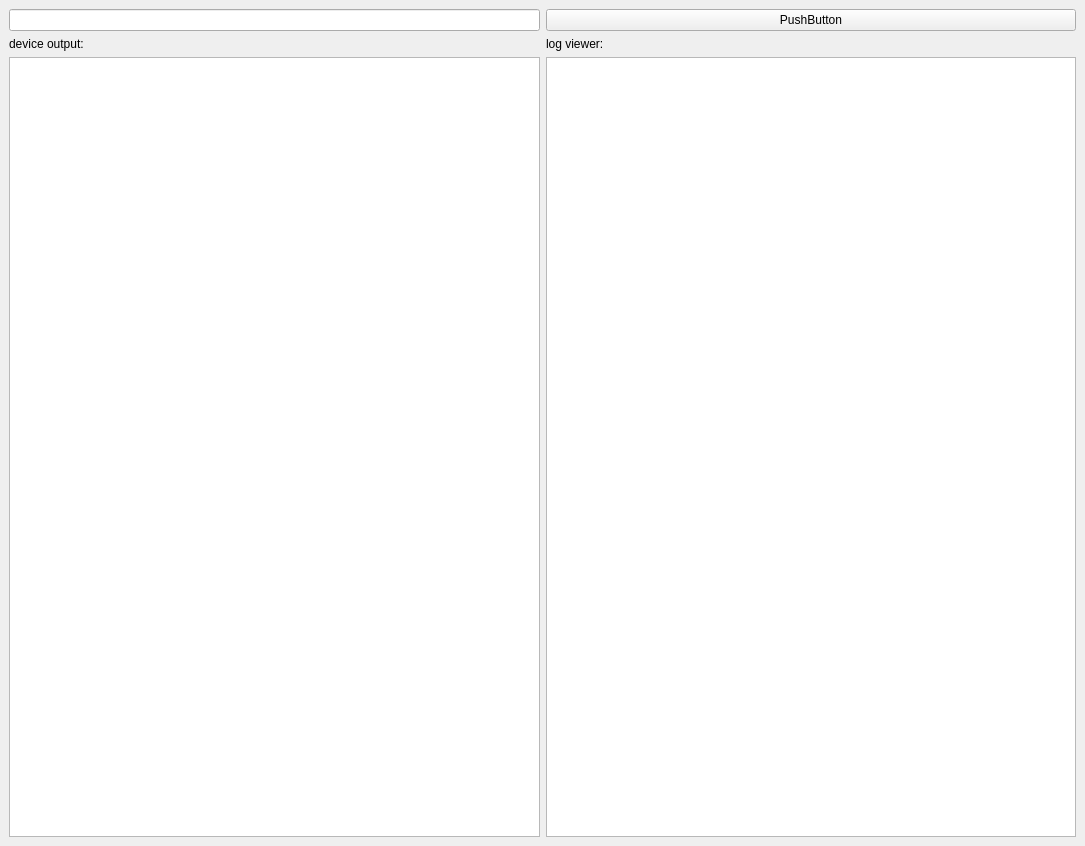
<?xml version="1.0" encoding="UTF-8"?>
<ui version="4.0">
 <class>MainWindow</class>
 <widget class="QMainWindow" name="MainWindow">
  <property name="geometry">
   <rect>
    <x>0</x>
    <y>0</y>
    <width>1085</width>
    <height>846</height>
   </rect>
  </property>
  <property name="windowTitle">
   <string>MainWindow</string>
  </property>
  <widget class="QWidget" name="centralwidget">
   <layout class="QGridLayout" name="gridLayout">
    <item row="0" column="1">
     <widget class="QPushButton" name="B_load">
      <property name="text">
       <string>PushButton</string>
      </property>
     </widget>
    </item>
    <item row="0" column="0">
     <widget class="QLineEdit" name="lineEdit"/>
    </item>
    <item row="1" column="0">
     <widget class="QLabel" name="label">
      <property name="text">
       <string>device output:</string>
      </property>
     </widget>
    </item>
    <item row="1" column="1">
     <widget class="QLabel" name="label_2">
      <property name="text">
       <string>log viewer:</string>
      </property>
     </widget>
    </item>
    <item row="2" column="1">
     <widget class="QTextEdit" name="TE_log"/>
    </item>
    <item row="2" column="0">
     <widget class="QTextEdit" name="TE_device_output"/>
    </item>
   </layout>
  </widget>
 </widget>
 <resources/>
 <connections/>
</ui>
